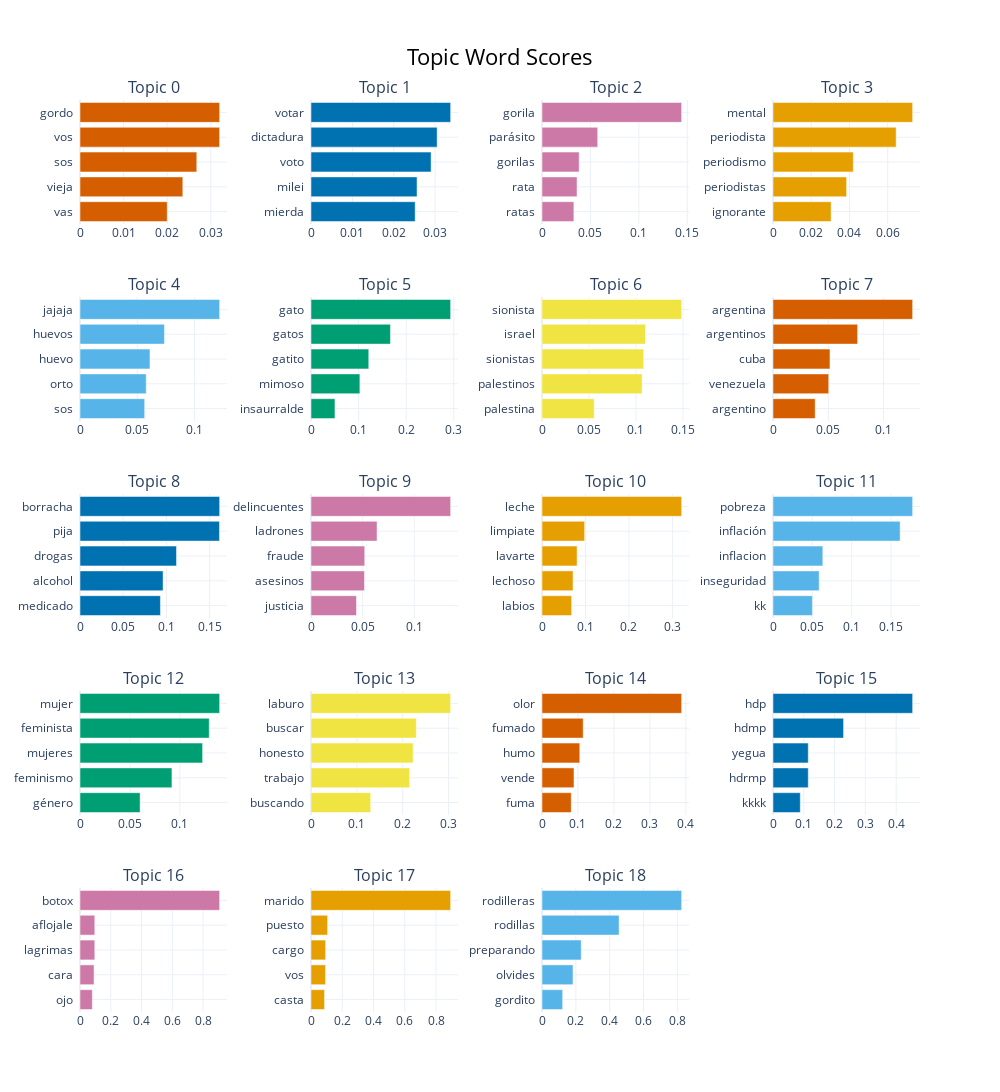

The cell this chart's notebook holds for it:
### Markdown cell above
### Términos por tópico

### Code cell
topic_model.visualize_barchart(top_n_topics=20)

### Figure 1 — Plotly figure (JSON) as saved in the notebook; plotly's stock layout.template omitted (floating-point values rounded to 4 significant figures)
{"data": [{"marker": {"color": "#D55E00"}, "orientation": "h", "type": "bar", "x": [0.02001, 0.02358, 0.02679, 0.03202, 0.03203], "xaxis": "x", "y": ["vas  ", "vieja  ", "sos  ", "vos  ", "gordo  "], "yaxis": "y"}, {"marker": {"color": "#0072B2"}, "orientation": "h", "type": "bar", "x": [0.02518, 0.02564, 0.02903, 0.03049, 0.03375], "xaxis": "x2", "y": ["mierda  ", "milei  ", "voto  ", "dictadura  ", "votar  "], "yaxis": "y2"}, {"marker": {"color": "#CC79A7"}, "orientation": "h", "type": "bar", "x": [0.03291, 0.03618, 0.03835, 0.0575, 0.1442], "xaxis": "x3", "y": ["ratas  ", "rata  ", "gorilas  ", "parásito  ", "gorila  "], "yaxis": "y3"}, {"marker": {"color": "#E69F00"}, "orientation": "h", "type": "bar", "x": [0.03041, 0.03851, 0.04201, 0.06442, 0.07305], "xaxis": "x4", "y": ["ignorante  ", "periodistas  ", "periodismo  ", "periodista  ", "mental  "], "yaxis": "y4"}, {"marker": {"color": "#56B4E9"}, "orientation": "h", "type": "bar", "x": [0.05645, 0.0578, 0.06106, 0.07368, 0.1219], "xaxis": "x5", "y": ["sos  ", "orto  ", "huevo  ", "huevos  ", "jajaja  "], "yaxis": "y5"}, {"marker": {"color": "#009E73"}, "orientation": "h", "type": "bar", "x": [0.05035, 0.1027, 0.1214, 0.1669, 0.2934], "xaxis": "x6", "y": ["insaurralde  ", "mimoso  ", "gatito  ", "gatos  ", "gato  "], "yaxis": "y6"}, {"marker": {"color": "#F0E442"}, "orientation": "h", "type": "bar", "x": [0.05557, 0.1065, 0.1082, 0.1101, 0.1486], "xaxis": "x7", "y": ["palestina  ", "palestinos  ", "sionistas  ", "israel  ", "sionista  "], "yaxis": "y7"}, {"marker": {"color": "#D55E00"}, "orientation": "h", "type": "bar", "x": [0.03815, 0.05039, 0.05152, 0.07651, 0.1263], "xaxis": "x8", "y": ["argentino  ", "venezuela  ", "cuba  ", "argentinos  ", "argentina  "], "yaxis": "y8"}, {"marker": {"color": "#0072B2"}, "orientation": "h", "type": "bar", "x": [0.09307, 0.09615, 0.1117, 0.1614, 0.1616], "xaxis": "x9", "y": ["medicado  ", "alcohol  ", "drogas  ", "pija  ", "borracha  "], "yaxis": "y9"}, {"marker": {"color": "#CC79A7"}, "orientation": "h", "type": "bar", "x": [0.04405, 0.0518, 0.05204, 0.06398, 0.1352], "xaxis": "x10", "y": ["justicia  ", "asesinos  ", "fraude  ", "ladrones  ", "delincuentes  "], "yaxis": "y10"}, {"marker": {"color": "#E69F00"}, "orientation": "h", "type": "bar", "x": [0.06818, 0.07145, 0.08075, 0.09812, 0.3213], "xaxis": "x11", "y": ["labios  ", "lechoso  ", "lavarte  ", "limpiate  ", "leche  "], "yaxis": "y11"}, {"marker": {"color": "#56B4E9"}, "orientation": "h", "type": "bar", "x": [0.05011, 0.0587, 0.06336, 0.1616, 0.1775], "xaxis": "x12", "y": ["kk  ", "inseguridad  ", "inflacion  ", "inflación  ", "pobreza  "], "yaxis": "y12"}, {"marker": {"color": "#009E73"}, "orientation": "h", "type": "bar", "x": [0.06022, 0.09209, 0.1228, 0.1294, 0.1399], "xaxis": "x13", "y": ["género  ", "feminismo  ", "mujeres  ", "feminista  ", "mujer  "], "yaxis": "y13"}, {"marker": {"color": "#F0E442"}, "orientation": "h", "type": "bar", "x": [0.1302, 0.2151, 0.2227, 0.2296, 0.3045], "xaxis": "x14", "y": ["buscando  ", "trabajo  ", "honesto  ", "buscar  ", "laburo  "], "yaxis": "y14"}, {"marker": {"color": "#D55E00"}, "orientation": "h", "type": "bar", "x": [0.08132, 0.08893, 0.105, 0.1145, 0.3883], "xaxis": "x15", "y": ["fuma  ", "vende  ", "humo  ", "fumado  ", "olor  "], "yaxis": "y15"}, {"marker": {"color": "#0072B2"}, "orientation": "h", "type": "bar", "x": [0.08863, 0.1146, 0.1146, 0.2291, 0.4535], "xaxis": "x16", "y": ["kkkk  ", "hdrmp  ", "yegua  ", "hdmp  ", "hdp  "], "yaxis": "y16"}, {"marker": {"color": "#CC79A7"}, "orientation": "h", "type": "bar", "x": [0.08004, 0.09134, 0.09615, 0.09615, 0.9074], "xaxis": "x17", "y": ["ojo  ", "cara  ", "lagrimas  ", "aflojale  ", "botox  "], "yaxis": "y17"}, {"marker": {"color": "#E69F00"}, "orientation": "h", "type": "bar", "x": [0.0867, 0.09275, 0.09349, 0.1062, 0.8935], "xaxis": "x18", "y": ["casta  ", "vos  ", "cargo  ", "puesto  ", "marido  "], "yaxis": "y18"}, {"marker": {"color": "#56B4E9"}, "orientation": "h", "type": "bar", "x": [0.1221, 0.1833, 0.2318, 0.4554, 0.8251], "xaxis": "x19", "y": ["gordito  ", "olvides  ", "preparando  ", "rodillas  ", "rodilleras  "], "yaxis": "y19"}], "layout": {"annotations": [{"font": {"size": 16}, "showarrow": false, "text": "Topic 0", "x": 0.0875, "xanchor": "center", "xref": "paper", "y": 1.0, "yanchor": "bottom", "yref": "paper"}, {"font": {"size": 16}, "showarrow": false, "text": "Topic 1", "x": 0.3625, "xanchor": "center", "xref": "paper", "y": 1.0, "yanchor": "bottom", "yref": "paper"}, {"font": {"size": 16}, "showarrow": false, "text": "Topic 2", "x": 0.6375, "xanchor": "center", "xref": "paper", "y": 1.0, "yanchor": "bottom", "yref": "paper"}, {"font": {"size": 16}, "showarrow": false, "text": "Topic 3", "x": 0.9125, "xanchor": "center", "xref": "paper", "y": 1.0, "yanchor": "bottom", "yref": "paper"}, {"font": {"size": 16}, "showarrow": false, "text": "Topic 4", "x": 0.0875, "xanchor": "center", "xref": "paper", "y": 0.784, "yanchor": "bottom", "yref": "paper"}, {"font": {"size": 16}, "showarrow": false, "text": "Topic 5", "x": 0.3625, "xanchor": "center", "xref": "paper", "y": 0.784, "yanchor": "bottom", "yref": "paper"}, {"font": {"size": 16}, "showarrow": false, "text": "Topic 6", "x": 0.6375, "xanchor": "center", "xref": "paper", "y": 0.784, "yanchor": "bottom", "yref": "paper"}, {"font": {"size": 16}, "showarrow": false, "text": "Topic 7", "x": 0.9125, "xanchor": "center", "xref": "paper", "y": 0.784, "yanchor": "bottom", "yref": "paper"}, {"font": {"size": 16}, "showarrow": false, "text": "Topic 8", "x": 0.0875, "xanchor": "center", "xref": "paper", "y": 0.568, "yanchor": "bottom", "yref": "paper"}, {"font": {"size": 16}, "showarrow": false, "text": "Topic 9", "x": 0.3625, "xanchor": "center", "xref": "paper", "y": 0.568, "yanchor": "bottom", "yref": "paper"}, {"font": {"size": 16}, "showarrow": false, "text": "Topic 10", "x": 0.6375, "xanchor": "center", "xref": "paper", "y": 0.568, "yanchor": "bottom", "yref": "paper"}, {"font": {"size": 16}, "showarrow": false, "text": "Topic 11", "x": 0.9125, "xanchor": "center", "xref": "paper", "y": 0.568, "yanchor": "bottom", "yref": "paper"}, {"font": {"size": 16}, "showarrow": false, "text": "Topic 12", "x": 0.0875, "xanchor": "center", "xref": "paper", "y": 0.352, "yanchor": "bottom", "yref": "paper"}, {"font": {"size": 16}, "showarrow": false, "text": "Topic 13", "x": 0.3625, "xanchor": "center", "xref": "paper", "y": 0.352, "yanchor": "bottom", "yref": "paper"}, {"font": {"size": 16}, "showarrow": false, "text": "Topic 14", "x": 0.6375, "xanchor": "center", "xref": "paper", "y": 0.352, "yanchor": "bottom", "yref": "paper"}, {"font": {"size": 16}, "showarrow": false, "text": "Topic 15", "x": 0.9125, "xanchor": "center", "xref": "paper", "y": 0.352, "yanchor": "bottom", "yref": "paper"}, {"font": {"size": 16}, "showarrow": false, "text": "Topic 16", "x": 0.0875, "xanchor": "center", "xref": "paper", "y": 0.136, "yanchor": "bottom", "yref": "paper"}, {"font": {"size": 16}, "showarrow": false, "text": "Topic 17", "x": 0.3625, "xanchor": "center", "xref": "paper", "y": 0.136, "yanchor": "bottom", "yref": "paper"}, {"font": {"size": 16}, "showarrow": false, "text": "Topic 18", "x": 0.6375, "xanchor": "center", "xref": "paper", "y": 0.136, "yanchor": "bottom", "yref": "paper"}], "height": 1250, "hoverlabel": {"bgcolor": "white", "font": {"family": "Rockwell", "size": 16}}, "showlegend": false, "title": {"font": {"color": "Black", "size": 22}, "text": "Topic Word Scores", "x": 0.5, "xanchor": "center", "yanchor": "top"}, "width": 1000, "xaxis": {"anchor": "y", "domain": [0, 0.175], "showgrid": true}, "xaxis10": {"anchor": "y10", "domain": [0.275, 0.45], "showgrid": true}, "xaxis11": {"anchor": "y11", "domain": [0.55, 0.725], "showgrid": true}, "xaxis12": {"anchor": "y12", "domain": [0.825, 1], "showgrid": true}, "xaxis13": {"anchor": "y13", "domain": [0, 0.175], "showgrid": true}, "xaxis14": {"anchor": "y14", "domain": [0.275, 0.45], "showgrid": true}, "xaxis15": {"anchor": "y15", "domain": [0.55, 0.725], "showgrid": true}, "xaxis16": {"anchor": "y16", "domain": [0.825, 1], "showgrid": true}, "xaxis17": {"anchor": "y17", "domain": [0, 0.175], "showgrid": true}, "xaxis18": {"anchor": "y18", "domain": [0.275, 0.45], "showgrid": true}, "xaxis19": {"anchor": "y19", "domain": [0.55, 0.725], "showgrid": true}, "xaxis2": {"anchor": "y2", "domain": [0.275, 0.45], "showgrid": true}, "xaxis20": {"anchor": "y20", "domain": [0.825, 1], "showgrid": true}, "xaxis3": {"anchor": "y3", "domain": [0.55, 0.725], "showgrid": true}, "xaxis4": {"anchor": "y4", "domain": [0.825, 1], "showgrid": true}, "xaxis5": {"anchor": "y5", "domain": [0, 0.175], "showgrid": true}, "xaxis6": {"anchor": "y6", "domain": [0.275, 0.45], "showgrid": true}, "xaxis7": {"anchor": "y7", "domain": [0.55, 0.725], "showgrid": true}, "xaxis8": {"anchor": "y8", "domain": [0.825, 1], "showgrid": true}, "xaxis9": {"anchor": "y9", "domain": [0, 0.175], "showgrid": true}, "yaxis": {"anchor": "x", "domain": [0.864, 1.0], "showgrid": true}, "yaxis10": {"anchor": "x10", "domain": [0.432, 0.568], "showgrid": true}, "yaxis11": {"anchor": "x11", "domain": [0.432, 0.568], "showgrid": true}, "yaxis12": {"anchor": "x12", "domain": [0.432, 0.568], "showgrid": true}, "yaxis13": {"anchor": "x13", "domain": [0.216, 0.352], "showgrid": true}, "yaxis14": {"anchor": "x14", "domain": [0.216, 0.352], "showgrid": true}, "yaxis15": {"anchor": "x15", "domain": [0.216, 0.352], "showgrid": true}, "yaxis16": {"anchor": "x16", "domain": [0.216, 0.352], "showgrid": true}, "yaxis17": {"anchor": "x17", "domain": [0, 0.136], "showgrid": true}, "yaxis18": {"anchor": "x18", "domain": [0, 0.136], "showgrid": true}, "yaxis19": {"anchor": "x19", "domain": [0, 0.136], "showgrid": true}, "yaxis2": {"anchor": "x2", "domain": [0.864, 1.0], "showgrid": true}, "yaxis20": {"anchor": "x20", "domain": [0, 0.136], "showgrid": true}, "yaxis3": {"anchor": "x3", "domain": [0.864, 1.0], "showgrid": true}, "yaxis4": {"anchor": "x4", "domain": [0.864, 1.0], "showgrid": true}, "yaxis5": {"anchor": "x5", "domain": [0.648, 0.784], "showgrid": true}, "yaxis6": {"anchor": "x6", "domain": [0.648, 0.784], "showgrid": true}, "yaxis7": {"anchor": "x7", "domain": [0.648, 0.784], "showgrid": true}, "yaxis8": {"anchor": "x8", "domain": [0.648, 0.784], "showgrid": true}, "yaxis9": {"anchor": "x9", "domain": [0.432, 0.568], "showgrid": true}}}
